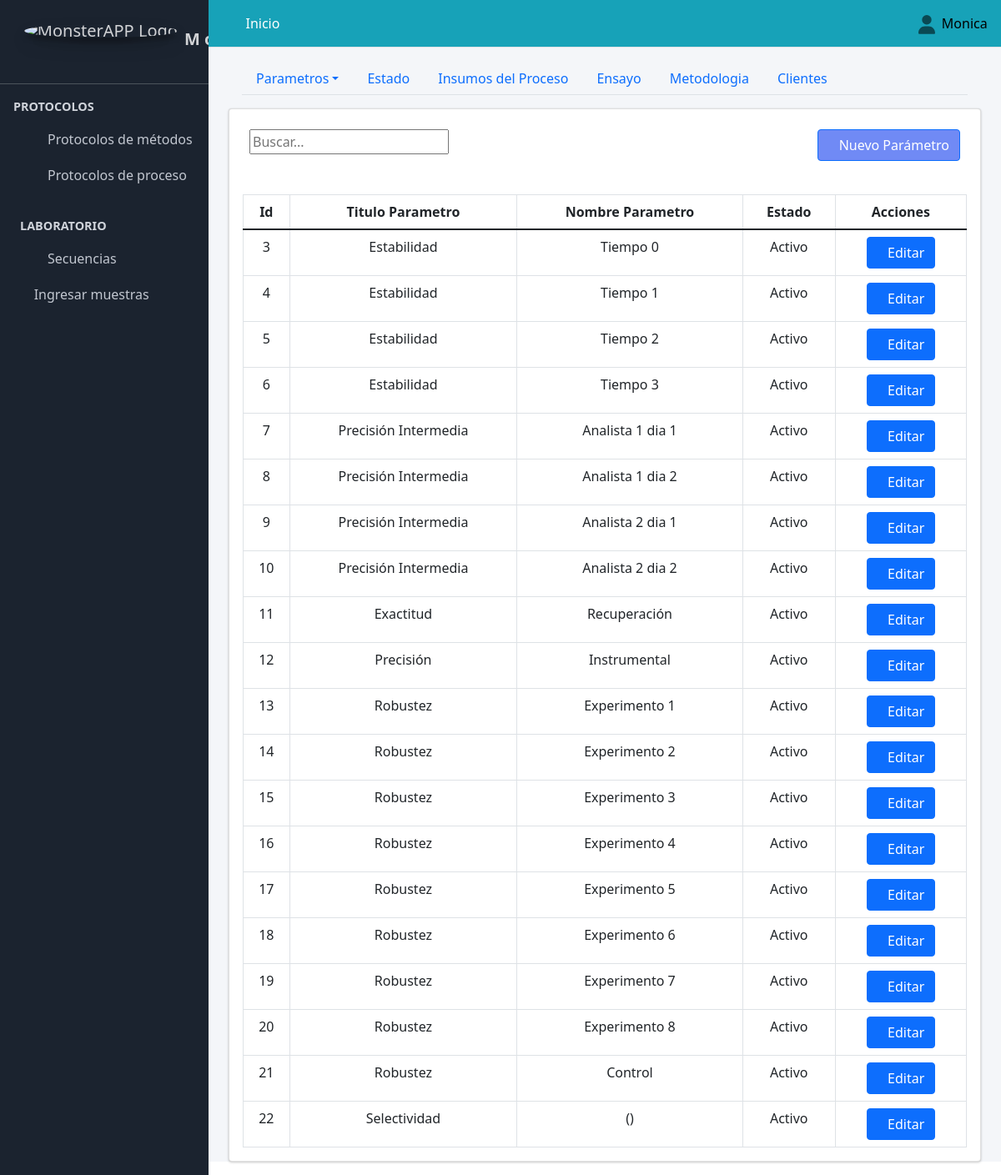
Screenshot of /configuracion_protocolo_metodos/ (signed in) with the database file from the repository.
### Aplicaciones/Protocolo_Metodos/models.py (models this page shows, shortened)
class Parametro(models.Model):
    nombre_titulo=models.ForeignKey(to=Titulo_Parametro, on_delete=models.CASCADE, verbose_name="Titulo Parametro", null=True, blank=False)
    nombre_parametro=models.OneToOneField(Subparametro, on_delete=models.CASCADE, verbose_name="Nombre Parametro", null=True, blank=True, unique=True)
    class Condicion(models.TextChoices):
        ACTIVO = "Activo", "ACTIVO"
        PASIVO = "Pasivo", "PASIVO"
    condicion=models.CharField(max_length=90, choices=Condicion.choices, default=Condicion.ACTIVO, verbose_name="Condicion")

class Titulo_Parametro(models.Model):
    titulo_parametro=models.CharField(max_length=90, verbose_name="Titulo Párametro", blank=True, null=False, unique=True)
    class Condicion(models.TextChoices):
        ACTIVO = "Activo", "ACTIVO"
        PASIVO = "Pasivo", "PASIVO"
    condicion=models.CharField(max_length=90, choices=Condicion.choices, default=Condicion.ACTIVO, verbose_name="Condicion")
    def nombre_titulo_parametro(self):
        return "{}".format(self.titulo_parametro)
    def __str__(self):
        return str(self.nombre_titulo_parametro())

class Subparametro(models.Model):
    nombre_subparametro=models.CharField(max_length=90, verbose_name="Subparametro", blank=True, null=False, unique=True)
    class Condicion(models.TextChoices):
        ACTIVO = "Activo", "ACTIVO"
        PASIVO = "Pasivo", "PASIVO"
    condicion=models.CharField(max_length=90, choices=Condicion.choices, default=Condicion.ACTIVO, verbose_name="Condicion")
    def nombre_subparamtro_completo(self):
        return "{}".format(self.nombre_subparametro.__str__())
    def __str__(self):
        return str(self.nombre_subparamtro_completo())

### Aplicaciones/Protocolo_Metodos/views.py (the view)
# urls.py: path("configuracion_protocolo_metodos/", views.configuracion_protocolo_metodos, name="configuracion_protocolo_metodos"),
@login_required
def configuracion_protocolo_metodos(request):
    titulo = "Ajustes Protocolo de Métodos/Parámetros"
    Pto=Parametro.objects.all()
    tituloParametro=Titulo_Parametro.objects.all()
    nombreSubparametro=Subparametro.objects.all()
    if request.method == "POST":
        form = ParametroForm(request.POST or None)
        if form.is_valid():
            form.save()
            return redirect("configuracion_protocolo_metodos")
        else:
             print("Error")
    else:
        form = ParametroForm()
    context={
        "titulo":titulo,
        "form":form,
       "Pto": Pto,
       "tituloParametro":tituloParametro,
       "nombreSubparametro":nombreSubparametro
    }
    return render(request, "protocolo_metodos/configuracion_protocolo_metodos.html", context)

### Aplicaciones/Protocolo_Metodos/forms.py
class ParametroForm(forms.ModelForm):
    class Meta:
        order_by=('tittle')
        fields = '__all__'
        model=Parametro
        exclude=["condicion"]

### SISTEMA_ANALITICO/templates/protocolo_metodos/configuracion_protocolo_metodos.html (shortened to what this page needs)
{% extends "partial/body.html" %}
{% load crispy_forms_tags %}
{% load crispy_forms_filters %}
{% block contenido %}
{% load bootstrap5 %}
{% include "partial/header_configuracion_protocolo_metodos.html" %}
        <div class="container-fluid">
        <div class="card">
          <div class="container-fluid">
            <div class="row">
              <div class="col-md-6">
                <br>
                       <div class="text-right">
            <div class="input-group rounded">
                <input type="search" id="myInput" class="numberinput gj-textbox-md" placeholder="Buscar..." aria-label="Search" aria-describedby="search-addon" />
              </div>
        </div>
                  </div>
                  <div class="col-md-6">
                    <br>
                      <div class="d-grid gap-2 d-md-flex justify-content-md-end">
                        <button class="btn btn-primary" style="background:#486af3c7" data-bs-toggle="modal" data-bs-target="#crear_parametros"><span class="fa fa-plus-circle"></span>Nuevo Parámetro</button>
                        </div>
              </div>
              </div>
          </div><br>
            <div class="card-body">
              <table class="table  table-bordered display" id="example3">
                <thead class="">
                    <tr class="text-center">
                        <th class="text-center">Id</th>
                        <th class="text-center">Titulo Parametro</th>
                        <th class="text-center">Nombre Parametro</th>
                        <th class="text-center">Estado</th>
                        <th class="all text-center" >Acciones</th>
                    </tr>
                </thead>
                <tbody id="myTable">
                    {% for item in Pto.all %}
                    <tr class="text-center">
                        <td class="text-center">{{item.id}}</td>
                        <td class="text-center">{{item.nombre_titulo}}</td>
                        <td class="text-center">{{item.nombre_parametro}}</td>
                        <td class="text-center">{{item.condicion}}</td>
                        <td>
                            <a href="{% url 'editar_parametro' item.pk %}" class="btn btn-primary btn-circle text-center" data-bs-target="#modal_parametros_{{ item.pk }}" data-bs-toggle="modal"><span class="fa fa-edit"></span>Editar</a>
                        </td>
                    </tr>
  {% endfor%}
</tbody>
</table>
                </div>
</div>
</div>
{% endblock contenido %}

### SISTEMA_ANALITICO/templates/partial/navbar.html (shortened to what this page needs)
{% load static %}
  <nav class="main-header navbar navbar-expand  navbar-info navbar-light" >
    <ul class="navbar-nav">
      <li class="nav-item">
        <a class="nav-link" data-widget="pushmenu" href="#"><i class="fas fa-bars"></i></a>
      </li>
      {% if user.is_authenticated %}
      <li class="nav-item d-none d-sm-inline-block">
        <a href="{% url 'adm_inicio' %}" class="nav-link text-white">Inicio</a>
      </li>
      {% else %}
      <li class="nav-item d-none d-sm-inline-block">
        <a href="" class="nav-link text-white disabled">Inicio</a>
      </li>
      {% endif %}
    </ul>
    <ul class="navbar-nav ml-auto">
      <li class="nav-item dropdown ">
        <a class="nav-link" data-toggle="dropdown" href="#">
        </a>
        {% if user.is_authenticated %}
      </li>
    </ul>
<h7 class="text-black">{{ user.first_name }}&nbsp;&nbsp;</h7>
{% else %}
<a class="text-black" href="{% url 'sign_in' %}">Iniciar sesión</a>
{% endif %}
  </nav>

### rows the page displays
Parametro: id "3", nombre_titulo "Estabilidad", nombre_parametro "Tiempo 0", condicion "Activo"
Parametro: id "4", nombre_titulo "Estabilidad", nombre_parametro "Tiempo 1", condicion "Activo"
Parametro: id "5", nombre_titulo "Estabilidad", nombre_parametro "Tiempo 2", condicion "Activo"
Parametro: id "6", nombre_titulo "Estabilidad", nombre_parametro "Tiempo 3", condicion "Activo"
Parametro: id "7", nombre_titulo "Precisión Intermedia", nombre_parametro "Analista 1 dia 1", condicion "Activo"
Parametro: id "8", nombre_titulo "Precisión Intermedia", nombre_parametro "Analista 1 dia 2", condicion "Activo"
Parametro: id "9", nombre_titulo "Precisión Intermedia", nombre_parametro "Analista 2 dia 1", condicion "Activo"
Parametro: id "10", nombre_titulo "Precisión Intermedia", nombre_parametro "Analista 2 dia 2", condicion "Activo"
Parametro: id "11", nombre_titulo "Exactitud", nombre_parametro "Recuperación", condicion "Activo"
Parametro: id "12", nombre_titulo "Precisión", nombre_parametro "Instrumental", condicion "Activo"
Parametro: id "13", nombre_titulo "Robustez", nombre_parametro "Experimento 1", condicion "Activo"
Parametro: id "14", nombre_titulo "Robustez", nombre_parametro "Experimento 2", condicion "Activo"
Parametro: id "15", nombre_titulo "Robustez", nombre_parametro "Experimento 3", condicion "Activo"
Parametro: id "16", nombre_titulo "Robustez", nombre_parametro "Experimento 4", condicion "Activo"
Parametro: id "17", nombre_titulo "Robustez", nombre_parametro "Experimento 5", condicion "Activo"
Parametro: id "18", nombre_titulo "Robustez", nombre_parametro "Experimento 6", condicion "Activo"
Parametro: id "19", nombre_titulo "Robustez", nombre_parametro "Experimento 7", condicion "Activo"
Parametro: id "20", nombre_titulo "Robustez", nombre_parametro "Experimento 8", condicion "Activo"
Parametro: id "21", nombre_titulo "Robustez", nombre_parametro "Control", condicion "Activo"
Parametro: id "22", nombre_titulo "Selectividad", nombre_parametro "()", condicion "Activo"

### other values shown
{{ user.first_name }} "Monica"
